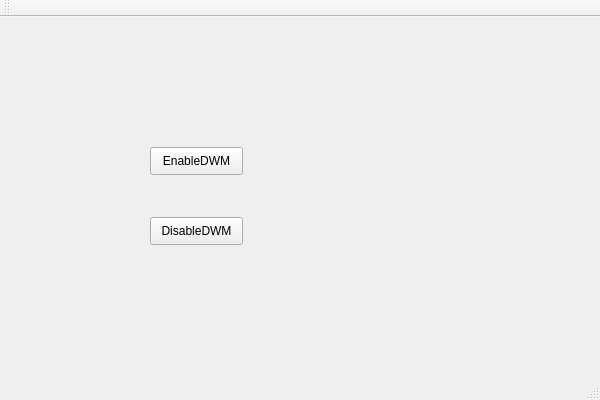
<?xml version="1.0" encoding="UTF-8"?>
<ui version="4.0">
 <class>DwmToolClass</class>
 <widget class="QMainWindow" name="DwmToolClass">
  <property name="geometry">
   <rect>
    <x>0</x>
    <y>0</y>
    <width>600</width>
    <height>400</height>
   </rect>
  </property>
  <property name="windowTitle">
   <string>DwmTool</string>
  </property>
  <widget class="QWidget" name="centralWidget">
   <widget class="QPushButton" name="btnEnable">
    <property name="geometry">
     <rect>
      <x>150</x>
      <y>130</y>
      <width>93</width>
      <height>28</height>
     </rect>
    </property>
    <property name="text">
     <string>EnableDWM</string>
    </property>
   </widget>
   <widget class="QPushButton" name="btnDisable">
    <property name="geometry">
     <rect>
      <x>150</x>
      <y>200</y>
      <width>93</width>
      <height>28</height>
     </rect>
    </property>
    <property name="text">
     <string>DisableDWM</string>
    </property>
   </widget>
  </widget>
  <widget class="QMenuBar" name="menuBar">
   <property name="geometry">
    <rect>
     <x>0</x>
     <y>0</y>
     <width>600</width>
     <height>26</height>
    </rect>
   </property>
  </widget>
  <widget class="QToolBar" name="mainToolBar">
   <attribute name="toolBarArea">
    <enum>TopToolBarArea</enum>
   </attribute>
   <attribute name="toolBarBreak">
    <bool>false</bool>
   </attribute>
  </widget>
  <widget class="QStatusBar" name="statusBar"/>
 </widget>
 <layoutdefault spacing="6" margin="11"/>
 <resources>
  <include location="DwmTool.qrc"/>
 </resources>
 <connections/>
</ui>
